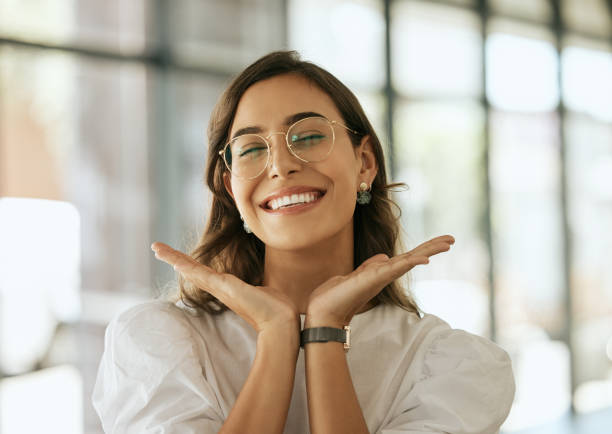
#> input picture IVPL/Assignment_02_IVP/girl.jpg, 612 x 434 px, found by its file name
$ python Ass2.py   (older library calls are emulated)
#> lines starting #> are read from the running program, lines starting #| are printed output that depends on the picture; after the words box and inside, x2 and y2 are one past the last pixel; in counts of white or black regions, pixels touching at a corner belong together
import cv2
import numpy as np
import matplotlib.pyplot as plt
image = cv2.imread('D:/SEM_6/IVPL/Assignment_02_IVP/girl.jpg', cv2.IMREAD_GRAYSCALE)
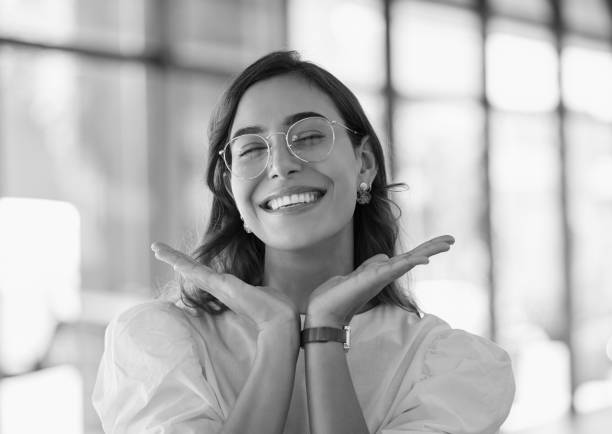
#> image: shape (434, 612); min 0, max 255, mean 184.8
blurred = cv2.GaussianBlur(image, (5, 5), 0)
sharpening_kernel = np.array([[0, -1, 0],
                               [-1, 5, -1],
                               [0, -1, 0]])
sharpened = cv2.filter2D(image, -1, sharpening_kernel)
sobelx = cv2.Sobel(image, cv2.CV_64F, 1, 0, ksize=3)
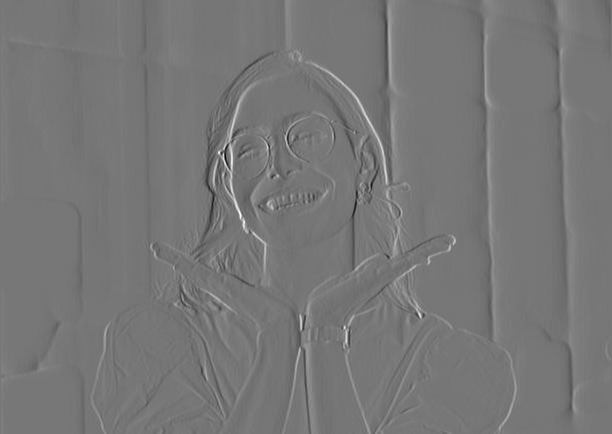
#> sobelx: shape (434, 612) float64; min -681, max 777, mean 0.1; drawn with min black and max white
sobely = cv2.Sobel(image, cv2.CV_64F, 0, 1, ksize=3)
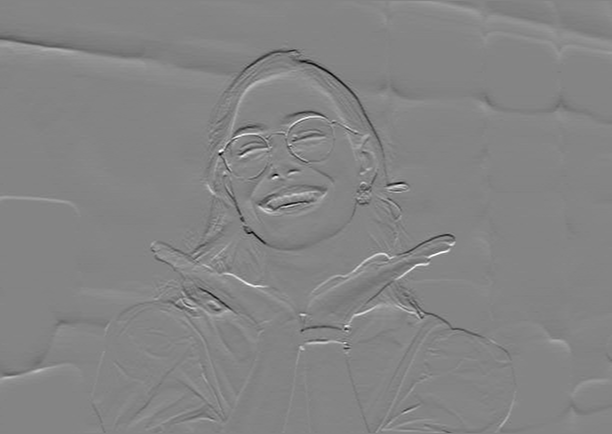
#> sobely: shape (434, 612) float64; min -631, max 582, mean 0.1; drawn with min black and max white
edges = cv2.magnitude(sobelx, sobely)
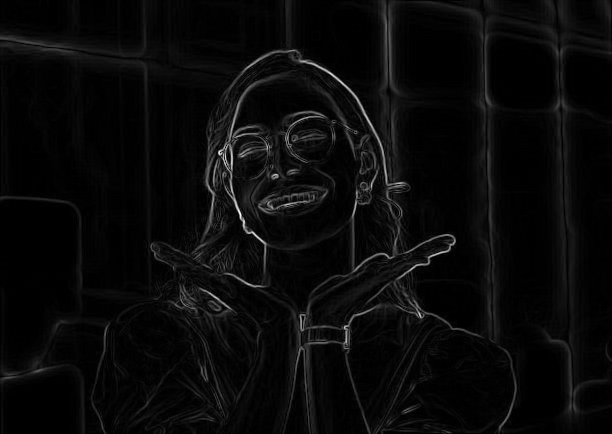
#> edges: shape (434, 612) float64; min 0, max 817.8, mean 31.9; drawn with min black and max white
edges = np.uint8(edges)
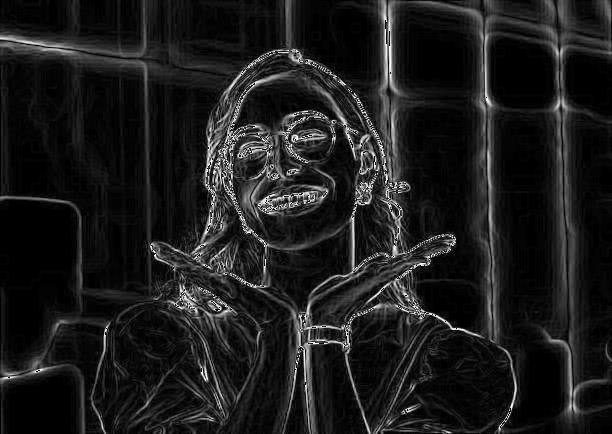
#> edges: shape (434, 612); min 0, max 255, mean 28.4
_, thresholded = cv2.threshold(image, 127, 255, cv2.THRESH_BINARY)
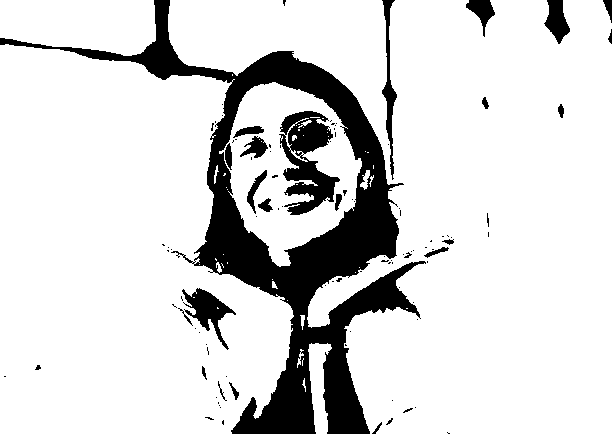
#> thresholded: shape (434, 612); 84.8% white; 102 black regions (77 under 20 px), largest, box (x1, y1, x2, y2) and area: (0, 0, 426, 434) 31866, (279, 111, 340, 215) 3313, (182, 288, 236, 350) 1146
fig, axes = plt.subplots(1, 5, figsize=(15, 5))
axes[0].imshow(image, cmap='gray'); axes[0].set_title("Original")
axes[1].imshow(blurred, cmap='gray'); axes[1].set_title("Blurred")
axes[2].imshow(sharpened, cmap='gray'); axes[2].set_title("Sharpened")
axes[3].imshow(edges, cmap='gray'); axes[3].set_title("Edges")
axes[4].imshow(thresholded, cmap='gray'); axes[4].set_title("Thresholded")
for ax in axes:
    ax.axis("off")
plt.show()
